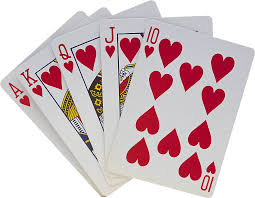
#> input picture card.jpg, 255 x 198 px, found by its file name
$ jupyter execute 'Chapter 5 Warp Perspective (crop a specific portion from an image).ipynb'
#> lines starting #> are read from the running program, lines starting #| are printed output that depends on the picture
[cell 1]
import cv2
import numpy as np

[cell 2]
img = cv2.imread('Images/card.jpg')
#> img is the input picture: shape (198, 255, 3); mean B, G, R 197.1, 193.7, 213.4

cv2.imshow('Image',img)

cv2.waitKey(0)
cv2.destroyAllWindows()

[cell 3]
width, height = 250, 350
pts1 = np.float32([[149,18], [253,50], [108,167], [211,197]])
pts2 = np.float32([[0,0], [width,0], [0,height], [width,height]])
matrix = cv2.getPerspectiveTransform(pts1, pts2)
trsfrmImg = cv2.warpPerspective(img, matrix, (width,height))
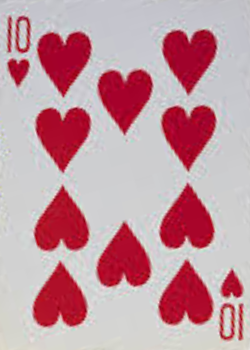
#> trsfrmImg: shape (350, 250, 3); mean B, G, R 160.6, 151.4, 195.1

cv2.imshow('Image',trsfrmImg)

cv2.waitKey(0)
cv2.destroyAllWindows()


$ run again, with shapes.png saved as card.jpg
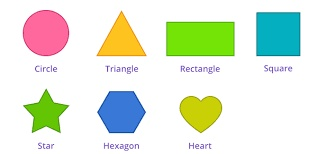
#> input picture shapes.png, 326 x 154 px, found by its file name
#> img is the input picture: shape (154, 326, 3); mean B, G, R 219.3, 235.1, 226.5
#> `trsfrmImg = cv2.warpPerspective(img, matrix, (width,height))`:
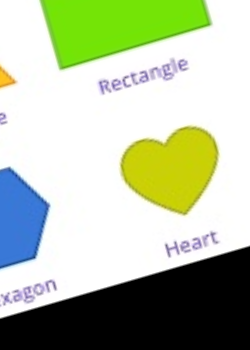
#> trsfrmImg: shape (350, 250, 3); mean B, G, R 162.7, 191.1, 178.7
